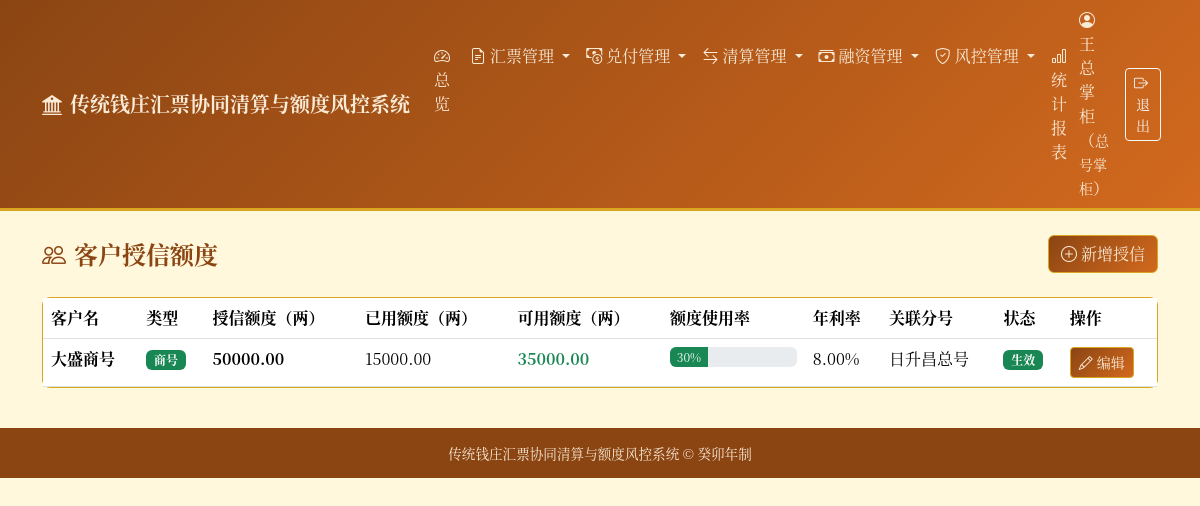
The page /customer-credits (signed in) on the database its author committed.
### tables this page shows
CREATE TABLE customer_credits (
        id INTEGER PRIMARY KEY AUTOINCREMENT,
        customer_name TEXT NOT NULL,
        customer_type TEXT NOT NULL CHECK(customer_type IN ('商号', '个人', '官府')),
        credit_limit REAL NOT NULL DEFAULT 0 CHECK(credit_limit >= 0),
        used_limit REAL NOT NULL DEFAULT 0 CHECK(used_limit >= 0),
        rate_annual REAL NOT NULL DEFAULT 0 CHECK(rate_annual >= 0),
        status TEXT NOT NULL DEFAULT '生效' CHECK(status IN ('生效', '冻结', '注销')),
        branch_id INTEGER,
        remark TEXT,
        created_at TEXT NOT NULL,
        updated_at TEXT,
        FOREIGN KEY (branch_id) REFERENCES branches(id)
    );

CREATE TABLE branches (
        id INTEGER PRIMARY KEY AUTOINCREMENT,
        branch_code TEXT UNIQUE NOT NULL,
        branch_name TEXT NOT NULL,
        location TEXT,
        manager TEXT,
        contact TEXT,
        status TEXT NOT NULL DEFAULT '营业中' CHECK(status IN ('营业中', '已歇业')),
        created_date TEXT NOT NULL,
        remark TEXT
    );

### main.py (the view)
@app.get("/customer-credits", response_class=HTMLResponse)
def customer_credits_list(request: Request, user=Depends(auth_dep)):
    if user["role"] not in ("总号掌柜", "分号掌柜", "稽核员"):
        raise HTTPException(status_code=403, detail="仅掌柜或稽核员可查看客户授信")
    conn = get_db()
    cursor = conn.cursor()
    cursor.execute(
        "SELECT cc.*, br.branch_name FROM customer_credits cc LEFT JOIN branches br ON cc.branch_id = br.id ORDER BY cc.id DESC"
    )
    credits = [dict(row) for row in cursor.fetchall()]
    conn.close()
    return templates.TemplateResponse(
        "customer_credit_list.html",
        {"request": request, "user": user, "credits": credits},
    )

### templates/customer_credit_list.html (shortened to what this page needs)
{% extends "base.html" %}
{% block content %}
<div class="d-flex justify-content-between align-items-center mb-4">
    <h4 class="fw-bold mb-0" style="color: var(--qz-primary);">
        <i class="bi bi-people me-2"></i>客户授信额度
    </h4>
    {% if user.role in ('总号掌柜', '分号掌柜') %}
    <a href="/customer-credits/create" class="btn btn-qz">
        <i class="bi bi-plus-circle me-1"></i>新增授信
    </a>
    {% endif %}
</div>
<div class="card card-qz">
    <div class="card-body p-0">
        {% if credits %}
        <div class="table-responsive">
            <table class="table table-hover mb-0">
                <thead style="background-color: var(--qz-light);">
                    <tr>
                        <th>客户名</th>
                        <th>类型</th>
                        <th>授信额度（两）</th>
                        <th>已用额度（两）</th>
                        <th>可用额度（两）</th>
                        <th>额度使用率</th>
                        <th>年利率</th>
                        <th>关联分号</th>
                        <th>状态</th>
                        <th>操作</th>
                    </tr>
                </thead>
                <tbody>
                    {% for c in credits %}
                    <tr>
                        <td><strong>{{ c.customer_name }}</strong></td>
                        <td>
                            {% if c.customer_type == '商号' %}
                            <span class="badge bg-success">商号</span>
                            {% elif c.customer_type == '个人' %}
                            <span class="badge bg-primary">个人</span>
                            {% else %}
                            <span class="badge bg-warning text-dark">官府</span>
                            {% endif %}
                        </td>
                        <td class="fw-bold">{{ "%.2f"|format(c.credit_limit) }}</td>
                        <td>{{ "%.2f"|format(c.used_limit) }}</td>
                        <td class="text-success fw-bold">{{ "%.2f"|format(c.credit_limit - c.used_limit) }}</td>
                        <td style="min-width: 120px;">
                            {% set ratio = (c.used_limit / c.credit_limit * 100) if c.credit_limit > 0 else 0 %}
                            <div class="progress" style="height: 20px;">
                                <div class="progress-bar {% if ratio >= 80 %}bg-danger {% elif ratio >= 50 %}bg-warning {% else %}bg-success {% endif %}"
                                     style="width: {{ ratio }}%;">
                                    {{ "%.0f"|format(ratio) }}%
                                </div>
                            </div>
                        </td>
                        <td>{{ "%.2f"|format(c.rate_annual) }}%</td>
                        <td>{{ c.branch_name or '—' }}</td>
                        <td>
                            {% if c.status == '生效' %}
                            <span class="badge badge-valid">生效</span>
                            {% elif c.status == '冻结' %}
                            <span class="badge badge-frozen">冻结</span>
                            {% else %}
                            <span class="badge badge-voided">注销</span>
                            {% endif %}
                        </td>
                        <td>
                            {% if user.role in ('总号掌柜', '分号掌柜') %}
                            <a href="/customer-credits/{{ c.id }}/edit" class="btn btn-sm btn-qz">
                                <i class="bi bi-pencil me-1"></i>编辑
                            </a>
                            {% else %}
                            <span class="text-muted">—</span>
                            {% endif %}
                        </td>
                    </tr>
                    {% endfor %}
                </tbody>
            </table>
        </div>
        {% else %}
        <div class="text-center py-5 text-muted">
            <i class="bi bi-people fs-1 d-block mb-3"></i>
            <p>暂无客户授信记录</p>
        </div>
        {% endif %}
    </div>
</div>
{% endblock %}

### templates/base.html (style rules this page uses)
:root { --qz-primary: #8B4513; --qz-secondary: #D2691E; --qz-accent: #DAA520; --qz-bg: #FFF8DC; --qz-dark: #3E2723; --qz-light: #FAEBD7; }
body { background-color: var(--qz-bg); font-family: "Songti SC", "SimSun", "Noto Serif CJK SC", serif; color: var(--qz-dark); }
.card-qz { border: 1px solid var(--qz-accent); border-radius: 8px; background: #FFFEF5; }
.btn-qz { background: linear-gradient(135deg, var(--qz-primary), var(--qz-secondary)); color: var(--qz-light); border: 1px solid var(--qz-accent); }
.badge-valid { background-color: #198754; }

### rows shown on the page
customer_credits: customer_name "大盛商号", customer_type "商号", credit_limit "50000.00", used_limit "15000.00", c.credit_limit-c.used_limit "35000.00", {{ ratio }} 30.0 (drawn), ratio "30", rate_annual "8.00", branch_name "日升昌总号", status "生效"

### other values the page prints
{{ user.real_name }} "王总掌柜"
{{ user.role }} "总号掌柜"
